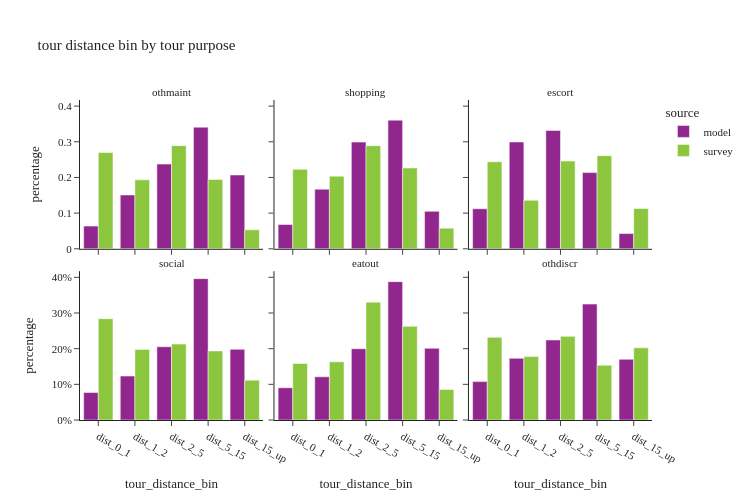

Here is the notebook cell this chart was saved with:
### Markdown cell above
## non-mantatory tour distance by purpose

### Code cell
util.plot_share_facetbar(non_m_tour_data, 'tour_weight', share_col="tour_distance_bin", title="tour distance bin by tour purpose", 
                            facet_col="tour_type", facet_col_wrap=3, height=500, orientation='v')

### Figure 1 — Plotly figure (JSON) as saved in the notebook; plotly's stock layout.template omitted (floating-point values rounded to 4 significant figures)
{"data": [{"alignmentgroup": "True", "customdata": [[25527], [60576], [95340], [136875], [83090]], "hovertemplate": "source=model<br>tour_type=othmaint<br>tour_distance_bin=%{x}<br>percentage=%{y}<br>sample_size=%{customdata[0]}<extra></extra>", "legendgroup": "model", "marker": {"color": "#91268F", "pattern": {"shape": ""}}, "name": "model", "offsetgroup": "model", "orientation": "v", "showlegend": true, "textposition": "auto", "type": "bar", "x": ["dist_0_1", "dist_1_2", "dist_2_5", "dist_5_15", "dist_15_up"], "xaxis": "x4", "y": [0.06359, 0.1509, 0.2375, 0.341, 0.207], "yaxis": "y4"}, {"alignmentgroup": "True", "customdata": [[50283], [123337], [220861], [266253], [77581]], "hovertemplate": "source=model<br>tour_type=shopping<br>tour_distance_bin=%{x}<br>percentage=%{y}<br>sample_size=%{customdata[0]}<extra></extra>", "legendgroup": "model", "marker": {"color": "#91268F", "pattern": {"shape": ""}}, "name": "model", "offsetgroup": "model", "orientation": "v", "showlegend": false, "textposition": "auto", "type": "bar", "x": ["dist_0_1", "dist_1_2", "dist_2_5", "dist_5_15", "dist_15_up"], "xaxis": "x5", "y": [0.06811, 0.1671, 0.2991, 0.3606, 0.1051], "yaxis": "y5"}, {"alignmentgroup": "True", "customdata": [[64448], [171812], [190263], [122542], [24525]], "hovertemplate": "source=model<br>tour_type=escort<br>tour_distance_bin=%{x}<br>percentage=%{y}<br>sample_size=%{customdata[0]}<extra></extra>", "legendgroup": "model", "marker": {"color": "#91268F", "pattern": {"shape": ""}}, "name": "model", "offsetgroup": "model", "orientation": "v", "showlegend": false, "textposition": "auto", "type": "bar", "x": ["dist_0_1", "dist_1_2", "dist_2_5", "dist_5_15", "dist_15_up"], "xaxis": "x6", "y": [0.1124, 0.2995, 0.3317, 0.2136, 0.04276], "yaxis": "y6"}, {"alignmentgroup": "True", "customdata": [[13069], [20906], [34862], [67273], [33638]], "hovertemplate": "source=model<br>tour_type=social<br>tour_distance_bin=%{x}<br>percentage=%{y}<br>sample_size=%{customdata[0]}<extra></extra>", "legendgroup": "model", "marker": {"color": "#91268F", "pattern": {"shape": ""}}, "name": "model", "offsetgroup": "model", "orientation": "v", "showlegend": false, "textposition": "auto", "type": "bar", "x": ["dist_0_1", "dist_1_2", "dist_2_5", "dist_5_15", "dist_15_up"], "xaxis": "x", "y": [0.07699, 0.1232, 0.2054, 0.3963, 0.1982], "yaxis": "y"}, {"alignmentgroup": "True", "customdata": [[24887], [33371], [55036], [106860], [55345]], "hovertemplate": "source=model<br>tour_type=eatout<br>tour_distance_bin=%{x}<br>percentage=%{y}<br>sample_size=%{customdata[0]}<extra></extra>", "legendgroup": "model", "marker": {"color": "#91268F", "pattern": {"shape": ""}}, "name": "model", "offsetgroup": "model", "orientation": "v", "showlegend": false, "textposition": "auto", "type": "bar", "x": ["dist_0_1", "dist_1_2", "dist_2_5", "dist_5_15", "dist_15_up"], "xaxis": "x2", "y": [0.09033, 0.1211, 0.1998, 0.3879, 0.2009], "yaxis": "y2"}, {"alignmentgroup": "True", "customdata": [[63972], [102777], [133351], [193188], [101195]], "hovertemplate": "source=model<br>tour_type=othdiscr<br>tour_distance_bin=%{x}<br>percentage=%{y}<br>sample_size=%{customdata[0]}<extra></extra>", "legendgroup": "model", "marker": {"color": "#91268F", "pattern": {"shape": ""}}, "name": "model", "offsetgroup": "model", "orientation": "v", "showlegend": false, "textposition": "auto", "type": "bar", "x": ["dist_0_1", "dist_1_2", "dist_2_5", "dist_5_15", "dist_15_up"], "xaxis": "x3", "y": [0.1076, 0.1729, 0.2243, 0.325, 0.1702], "yaxis": "y3"}, {"alignmentgroup": "True", "customdata": [[217], [142], [193], [175], [61]], "hovertemplate": "source=survey<br>tour_type=othmaint<br>tour_distance_bin=%{x}<br>percentage=%{y}<br>sample_size=%{customdata[0]}<extra></extra>", "legendgroup": "survey", "marker": {"color": "#8CC63E", "pattern": {"shape": ""}}, "name": "survey", "offsetgroup": "survey", "orientation": "v", "showlegend": true, "textposition": "auto", "type": "bar", "x": ["dist_0_1", "dist_1_2", "dist_2_5", "dist_5_15", "dist_15_up"], "xaxis": "x4", "y": [0.2698, 0.1934, 0.2892, 0.1944, 0.05325], "yaxis": "y4"}, {"alignmentgroup": "True", "customdata": [[364], [254], [331], [293], [115]], "hovertemplate": "source=survey<br>tour_type=shopping<br>tour_distance_bin=%{x}<br>percentage=%{y}<br>sample_size=%{customdata[0]}<extra></extra>", "legendgroup": "survey", "marker": {"color": "#8CC63E", "pattern": {"shape": ""}}, "name": "survey", "offsetgroup": "survey", "orientation": "v", "showlegend": false, "textposition": "auto", "type": "bar", "x": ["dist_0_1", "dist_1_2", "dist_2_5", "dist_5_15", "dist_15_up"], "xaxis": "x5", "y": [0.2228, 0.2037, 0.2891, 0.2267, 0.05772], "yaxis": "y5"}, {"alignmentgroup": "True", "customdata": [[244], [154], [175], [204], [82]], "hovertemplate": "source=survey<br>tour_type=escort<br>tour_distance_bin=%{x}<br>percentage=%{y}<br>sample_size=%{customdata[0]}<extra></extra>", "legendgroup": "survey", "marker": {"color": "#8CC63E", "pattern": {"shape": ""}}, "name": "survey", "offsetgroup": "survey", "orientation": "v", "showlegend": false, "textposition": "auto", "type": "bar", "x": ["dist_0_1", "dist_1_2", "dist_2_5", "dist_5_15", "dist_15_up"], "xaxis": "x6", "y": [0.2439, 0.136, 0.2459, 0.2612, 0.113], "yaxis": "y6"}, {"alignmentgroup": "True", "customdata": [[780], [459], [644], [568], [255]], "hovertemplate": "source=survey<br>tour_type=social<br>tour_distance_bin=%{x}<br>percentage=%{y}<br>sample_size=%{customdata[0]}<extra></extra>", "legendgroup": "survey", "marker": {"color": "#8CC63E", "pattern": {"shape": ""}}, "name": "survey", "offsetgroup": "survey", "orientation": "v", "showlegend": false, "textposition": "auto", "type": "bar", "x": ["dist_0_1", "dist_1_2", "dist_2_5", "dist_5_15", "dist_15_up"], "xaxis": "x", "y": [0.284, 0.1979, 0.2128, 0.1937, 0.1117], "yaxis": "y"}, {"alignmentgroup": "True", "customdata": [[165], [123], [184], [158], [69]], "hovertemplate": "source=survey<br>tour_type=eatout<br>tour_distance_bin=%{x}<br>percentage=%{y}<br>sample_size=%{customdata[0]}<extra></extra>", "legendgroup": "survey", "marker": {"color": "#8CC63E", "pattern": {"shape": ""}}, "name": "survey", "offsetgroup": "survey", "orientation": "v", "showlegend": false, "textposition": "auto", "type": "bar", "x": ["dist_0_1", "dist_1_2", "dist_2_5", "dist_5_15", "dist_15_up"], "xaxis": "x2", "y": [0.1583, 0.1632, 0.3304, 0.2627, 0.0855], "yaxis": "y2"}, {"alignmentgroup": "True", "customdata": [[42], [28], [37], [35], [23]], "hovertemplate": "source=survey<br>tour_type=othdiscr<br>tour_distance_bin=%{x}<br>percentage=%{y}<br>sample_size=%{customdata[0]}<extra></extra>", "legendgroup": "survey", "marker": {"color": "#8CC63E", "pattern": {"shape": ""}}, "name": "survey", "offsetgroup": "survey", "orientation": "v", "showlegend": false, "textposition": "auto", "type": "bar", "x": ["dist_0_1", "dist_1_2", "dist_2_5", "dist_5_15", "dist_15_up"], "xaxis": "x3", "y": [0.2317, 0.1778, 0.2345, 0.1537, 0.2024], "yaxis": "y3"}], "layout": {"annotations": [{"font": {}, "showarrow": false, "text": "social", "x": 0.16, "xanchor": "center", "xref": "paper", "y": 0.465, "yanchor": "bottom", "yref": "paper"}, {"font": {}, "showarrow": false, "text": "eatout", "x": 0.5, "xanchor": "center", "xref": "paper", "y": 0.465, "yanchor": "bottom", "yref": "paper"}, {"font": {}, "showarrow": false, "text": "othdiscr", "x": 0.84, "xanchor": "center", "xref": "paper", "y": 0.465, "yanchor": "bottom", "yref": "paper"}, {"font": {}, "showarrow": false, "text": "othmaint", "x": 0.16, "xanchor": "center", "xref": "paper", "y": 1.0, "yanchor": "bottom", "yref": "paper"}, {"font": {}, "showarrow": false, "text": "shopping", "x": 0.5, "xanchor": "center", "xref": "paper", "y": 1.0, "yanchor": "bottom", "yref": "paper"}, {"font": {}, "showarrow": false, "text": "escort", "x": 0.84, "xanchor": "center", "xref": "paper", "y": 1.0, "yanchor": "bottom", "yref": "paper"}], "barmode": "group", "height": 500, "legend": {"title": {"text": "source"}, "tracegroupgap": 0}, "title": {"text": "tour distance bin by tour purpose"}, "width": 750, "xaxis": {"anchor": "y", "domain": [0.0, 0.32], "title": {"text": "tour_distance_bin"}}, "xaxis2": {"anchor": "y2", "domain": [0.34, 0.66], "matches": "x", "title": {"text": "tour_distance_bin"}}, "xaxis3": {"anchor": "y3", "domain": [0.68, 1.0], "matches": "x", "title": {"text": "tour_distance_bin"}}, "xaxis4": {"anchor": "y4", "domain": [0.0, 0.32], "matches": "x", "showticklabels": false}, "xaxis5": {"anchor": "y5", "domain": [0.34, 0.66], "matches": "x", "showticklabels": false}, "xaxis6": {"anchor": "y6", "domain": [0.68, 1.0], "matches": "x", "showticklabels": false}, "yaxis": {"anchor": "x", "domain": [0.0, 0.465], "tickformat": ".0%", "title": {"text": "percentage"}}, "yaxis2": {"anchor": "x2", "domain": [0.0, 0.465], "matches": "y", "showticklabels": false, "tickformat": ".0%"}, "yaxis3": {"anchor": "x3", "domain": [0.0, 0.465], "matches": "y", "showticklabels": false}, "yaxis4": {"anchor": "x4", "domain": [0.535, 1.0], "matches": "y", "title": {"text": "percentage"}}, "yaxis5": {"anchor": "x5", "domain": [0.535, 1.0], "matches": "y", "showticklabels": false}, "yaxis6": {"anchor": "x6", "domain": [0.535, 1.0], "matches": "y", "showticklabels": false}}}
